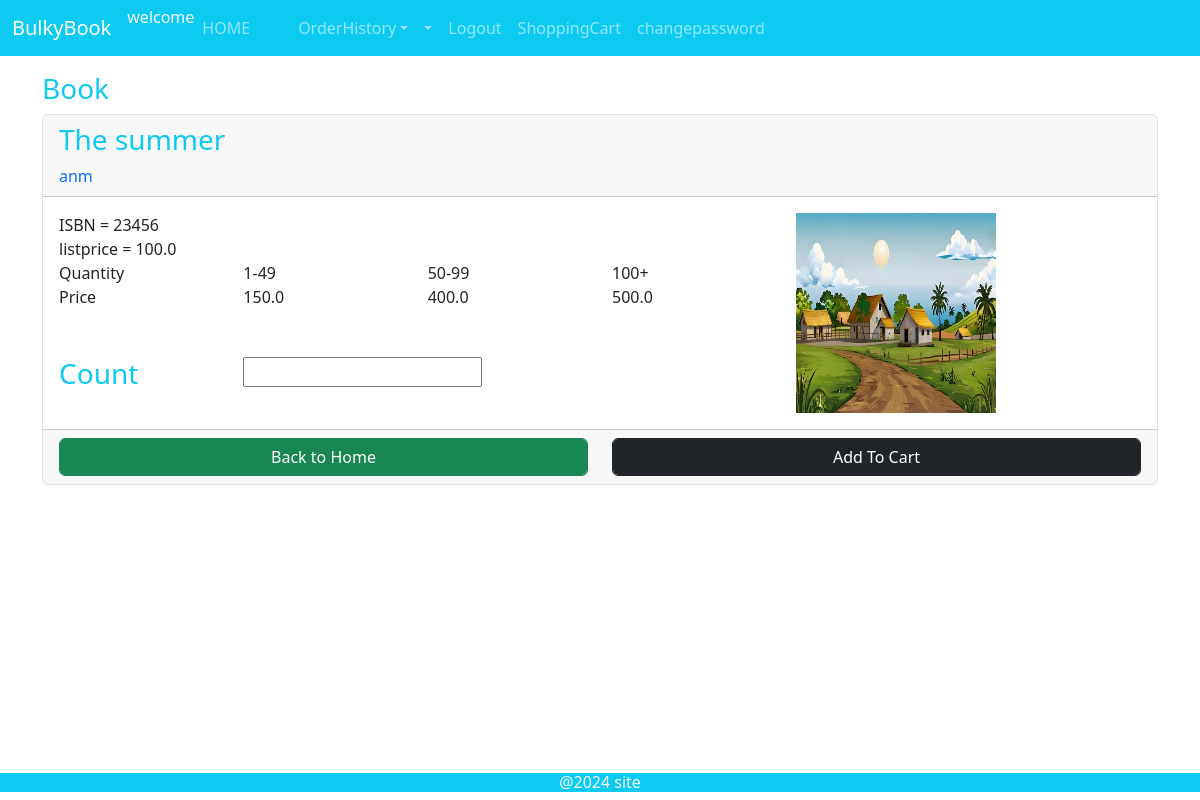
/deatiles/3, run on the app's committed database.
### manager/models.py (models this page shows, shortened)
class product(models.Model):
    title=models.CharField(max_length=20)
    ISBN=models.CharField(max_length=20)
    author=models.CharField(max_length=20)
    description=models.TextField()
    listprise=models.FloatField()
    price=models.FloatField()
    price50=models.FloatField()
    price100=models.FloatField()
    categorys=models.ForeignKey(category,on_delete=models.CASCADE)
    covertype=models.ForeignKey(covertypetable,on_delete=models.CASCADE)
    image=models.FileField(upload_to='media')

### users/views.py (the view)
# urls.py: path('deatiles/<int:id>',views.deatiles,name="deatiles"),
def deatiles(request,id):
    m=product.objects.filter(id=id)
    p={'m':m}
    return render(request,'customer/showdeatiles.html',p)

### template/customer/showdeatiles.html (shortened to what this page needs)
{% extends 'customer/userhome.html' %}
{% block content %}
<div class="container mt-3">
    <div class="row">
        <div class="col-md-6">
            <h3 class="text-info">Book</h3>
        </div>
    </div>
    <form action="{% url 'addcart' %}" method="post">
    {% for i in  m %}
    <div   class="card border">
        <div class="card-header">
            <div class="row">
                <div class="col-7">
                    <h3 class="text-info">{{i.title}}</h3>
                    <label class="text-primary" for="">{{i.author}}</label>
                </div>
            </div>
        </div>
        <div class="card-body">
            <div class="row">
<div class="col-8">
    <label for="">ISBN = {{i.ISBN}}</label>
    <br>
    <label for="">listprice = {{i.listprise}}</label>
    <div class="row">
        <div class="col-3">
            <label>Quantity</label>
        </div>
        <div class="col-3">
            <span>1-49</span>
        </div>
        <div class="col-3">
            <span>50-99</span>
        </div>
        <div class="col-3">
            <span>100+</span>
        </div>
    </div>
    <div class="row">
        <div class="col-3">
            <label>Price</label>
        </div>
        <div class="col-3">
            <span>{{i.price}}</span>
        </div>
        <div class="col-3">
            <span>{{i.price50}}</span>
        </div>
        <div class="col-3">
            <span>{{i.price100}}</span>
        </div>
    </div>
    <br>
    <br>
    <div class="row">
        <div class="col-3">
            <h3 class="text-info">Count</h3>
        </div>
        <div class="col-3">
           <input type="text" name="count">
        </div>
    </div>
    </div>
    <div class="col-4">
        <span><img src="{{i.image.url}}" style="width: 200px; height: 200px;" alt=""></span>
                </div>
</div>
 </div>
<div class="card-footer">
    <div class="row">
        <div class="col-6">
            <a href="{% url 'home' %}" class="btn btn-success form-control">Back to Home</a>
        </div>
        <div class="col-6">
            <input type="submit" value="Add To Cart" class="btn btn-dark form-control">
        </div>
    </div>
            </div>
            </div>
    {% endfor %}
   </form>
    </div>
{% endblock %}

### data on the page
product: title "The summer", author "anm", ISBN "23456", listprise "100.0", price "150.0", price50 "400.0", price100 "500.0", image (picture)
